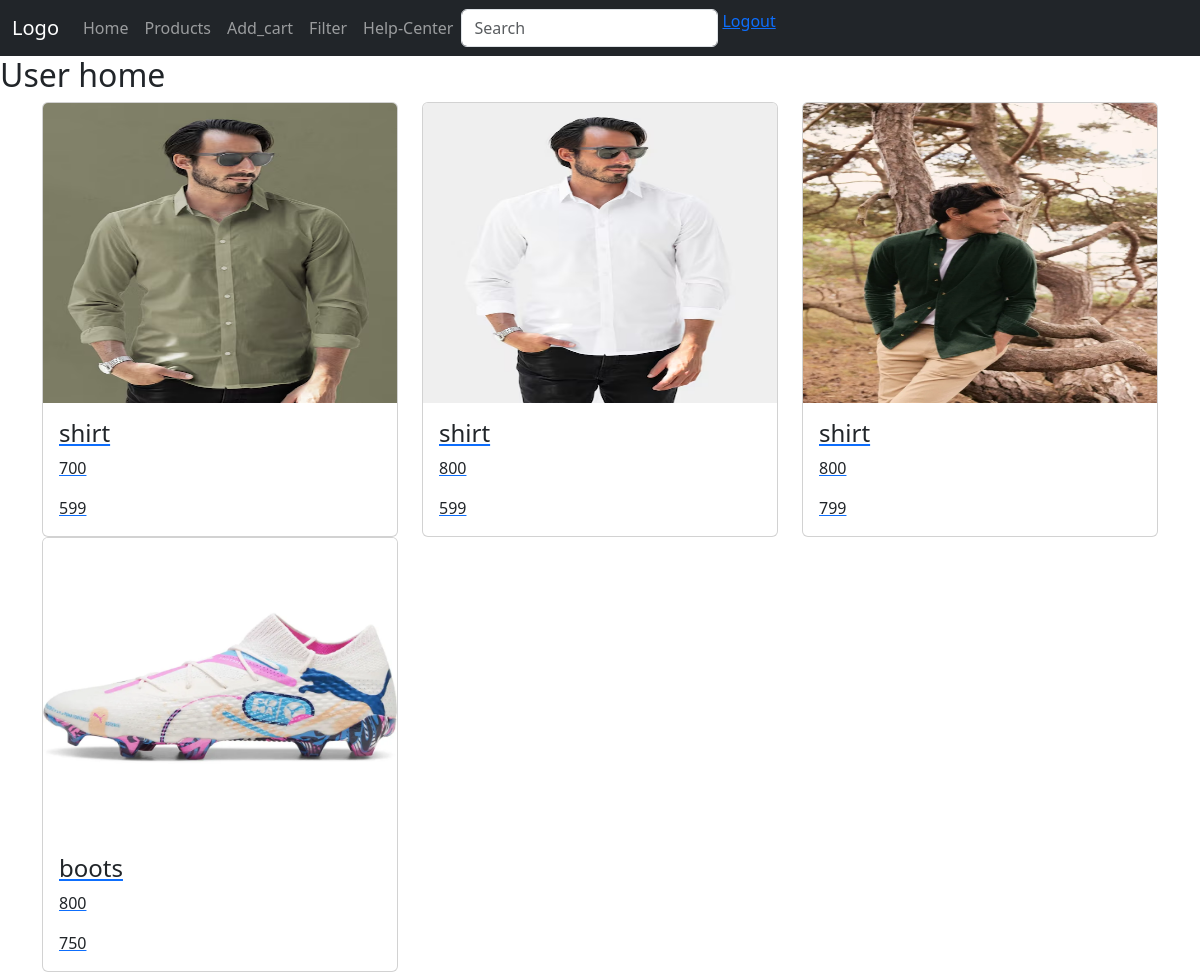
/user_home (signed in), run on an earlier commit of the app's database.
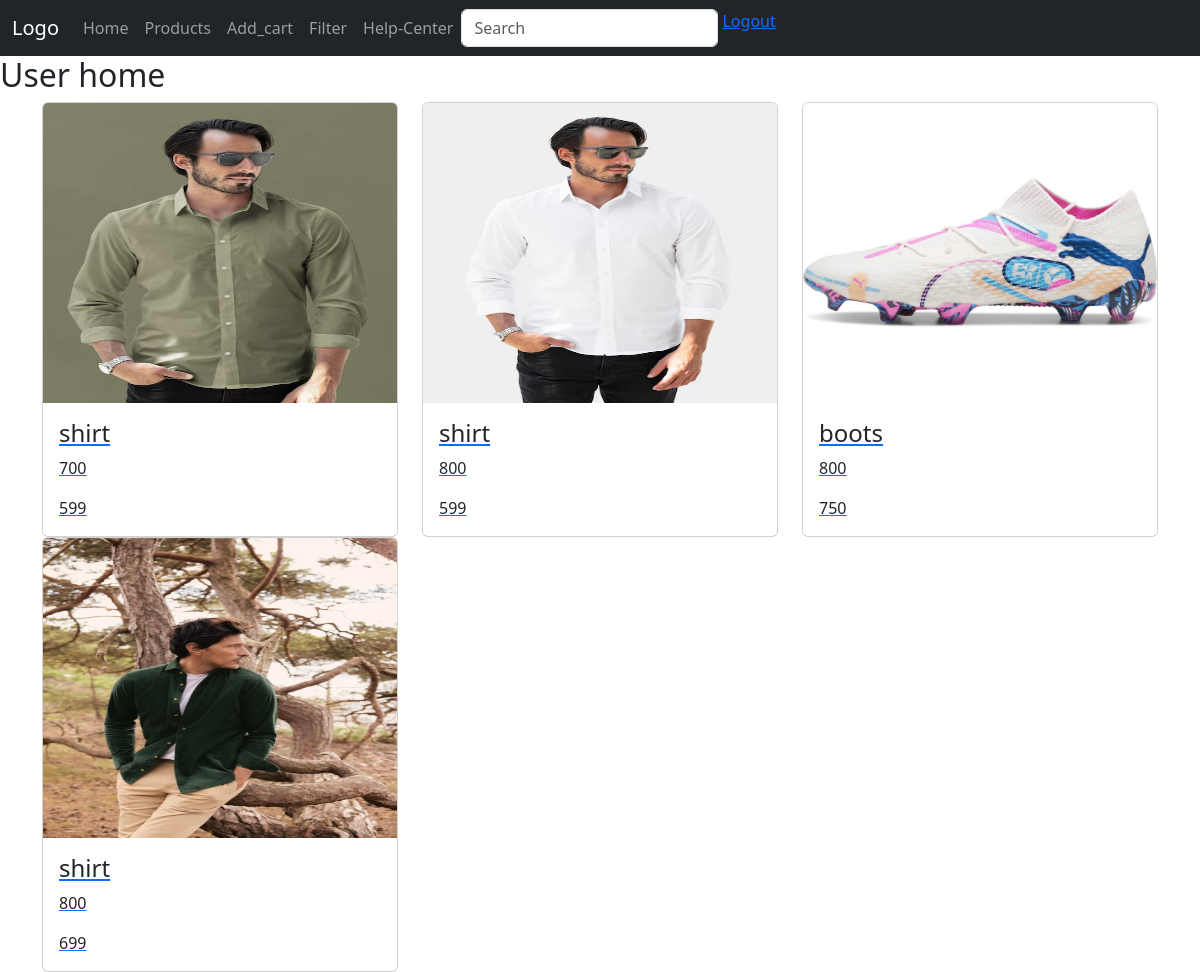
And on a later commit of the database.
### app/models.py (models this page shows)
class Product(models.Model):
    product_id=models.TextField()
    name=models.TextField()
    price=models.IntegerField()
    offer_price=models.IntegerField()
    img=models.FileField()

### app/views.py (the view)
# urls.py: path('user_home',views.user_home),
def user_home(req):
    if 'user' in req.session:
        product=Product.objects.all()
        return render(req,'user/user_home.html',{'products':product})

### templates/user/user_home.html (shortened to what this page needs)
<!DOCTYPE html>
<html lang="en">
<head>
    <link href="https://cdn.jsdelivr.net/npm/bootstrap@5.3.3/dist/css/bootstrap.min.css" rel="stylesheet">
</head>
<body>
    <nav class="navbar navbar-expand-sm bg-dark navbar-dark">
        <div class="container-fluid">
          <a class="navbar-brand" href="#">Logo</a>
          <div class="collapse navbar-collapse" id="collapsibleNavbar">
            <ul class="navbar-nav">
              <li class="nav-item">
                <a class="nav-link" href="#">Home</a>
              </li>
              <li class="nav-item">
                <a class="nav-link" href="">Products</a>
              </li>
              <li class="nav-item">
                <a class="nav-link" href="">Add_cart</a>
              </li>
              <li class="nav-item">
                <a class="nav-link" href="">Filter</a>
              </li>
              <li class="nav-item">
                <a class="nav-link" href="">Help-Center</a>
              </li>
            </ul>
            <ul class="navbar-nav me-auto">
                <form action="" class="d-flex ">
                    <input type="text" class="form-control me-1 srch" placeholder="Search">
                </form>
                 <a  class="btn1 btn-primary" href="logout">Logout</a>
            </ul>
          </div>
        </div>
      </nav>
    <h2>User home</h2>
    <div class="container">
      <div class="row">
          {% for pro in products %}
          <div class="col-lg-4">
            <a href="view_product/{{pro.pk}}">
              <div class="card">
                  <img class="card-img-top" src="{{pro.img.url}}" alt="Card image" style="width:100%;height: 300px;">
                  <div class="card-body">
                    <h4 class="card-title">{{pro.name}}</h4>
                    <p class="card-text">{{pro.price}}</p>
                    <p class="card-text">{{pro.offer_price}}</p>
                  </div>
              </div>
            </a>
          </div>
          {% endfor %}
      </div>
    </div>
</body>
</html>

What changed in the data, as far as the page shows it:
removed Product: img (picture), name "shirt", price "800", offer_price "799"
added Product: img (picture), name "shirt", price "800", offer_price "699"
